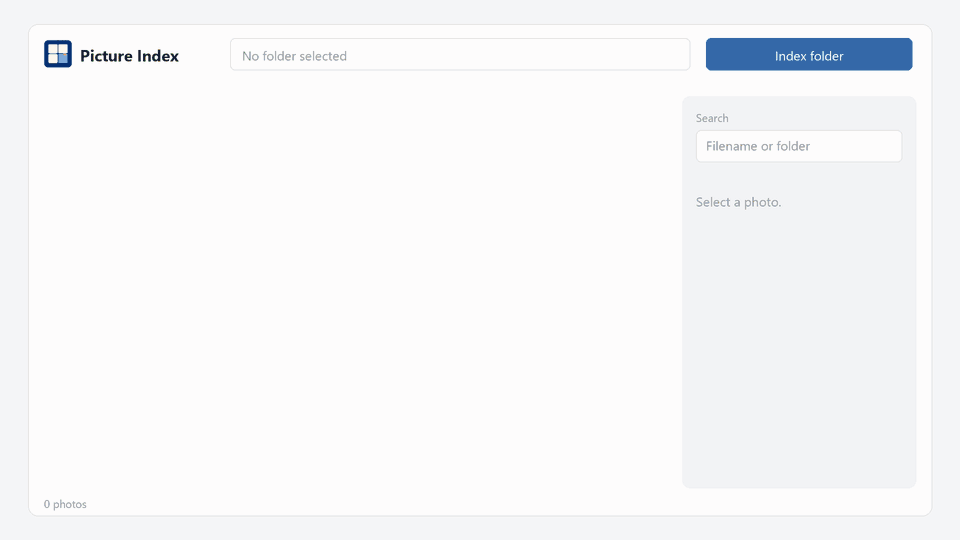
#> input picture docs/demo.gif, 960 x 540 px, given in place of logo.png, which was not available
$ python make_demo_gif.py
#> lines starting #> are read from the running program, lines starting #| are printed output that depends on the picture; pictures that were not available may be replaced by others from this repository, and a replacement may not be noted
"""Render the README demo of Picture Index indexing a folder and searching the grid."""

from __future__ import annotations

from pathlib import Path

from PIL import Image, ImageDraw, ImageFont

ROOT = Path(__file__).resolve().parent.parent
LOGO = ROOT / "web" / "logo.png"
OUT = ROOT / "docs" / "demo.gif"

W, H = 960, 540
SCALE = 2
BG = (247, 247, 248)
SURFACE = (255, 255, 255)
SIDE = (243, 244, 246)
BORDER = (226, 228, 232)
TEXT = (32, 33, 36)
MUTED = (138, 144, 153)
ACCENT = (53, 104, 168)
SELECTED = (234, 242, 252)
INK = (29, 63, 115)
CREAM = (245, 236, 214)
GOLD = (196, 154, 58)
BLUE = (126, 168, 214)

PHOTOS = [
    ("IMG_2041.jpg", "sky", False),
    ("garden.jpg", "garden", False),
    ("paint-bucket.jpg", "paint", True),
    ("sunset.jpg", "sunset", False),
    ("night.jpg", "night", False),
    ("beach.jpg", "beach", False),
    ("kitchen.jpg", "kitchen", False),
    ("street.jpg", "street", False),
]


def font(size: int, bold: bool = False) -> ImageFont.FreeTypeFont:
    name = "segoeuib.ttf" if bold else "segoeui.ttf"
    return ImageFont.truetype(f"C:/Windows/Fonts/{name}", size * SCALE)


def blend(color: tuple[int, int, int], amount: float) -> tuple[int, int, int]:
    return tuple(int(channel + (BG[i] - channel) * (1 - amount)) for i, channel in enumerate(color))


def rounded(draw: ImageDraw.ImageDraw, box: tuple[int, int, int, int], radius: int, fill) -> None:
    draw.rounded_rectangle(box, radius=radius * SCALE, fill=fill)


def scene(draw: ImageDraw.ImageDraw, kind: str, box: tuple[int, int, int, int]) -> None:
    x0, y0, x1, y1 = box
    w, h = x1 - x0, y1 - y0
    if kind == "sky":
        rounded(draw, box, 6, (142, 190, 220))
        draw.ellipse((x0 + w * 0.62, y0 + h * 0.16, x0 + w * 0.86, y0 + h * 0.42), fill=(255, 214, 120))
    elif kind == "garden":
        rounded(draw, box, 6, (186, 214, 168))
        draw.polygon(
            [(x0, y1), (x0 + w * 0.45, y0 + h * 0.42), (x0 + w, y1)],
            fill=(92, 140, 86),
        )
    elif kind == "paint":
        rounded(draw, box, 6, (232, 236, 242))
        gap = w * 0.08
        left = (x0 + gap, y0 + h * 0.28, x0 + w * 0.48, y0 + h * 0.86)
        right = (x0 + w * 0.52, y0 + h * 0.22, x1 - gap, y0 + h * 0.86)
        draw.rounded_rectangle(left, radius=8 * SCALE, fill=CREAM)
        draw.rounded_rectangle(right, radius=8 * SCALE, fill=BLUE)
        tab = (right[2] - w * 0.22, right[1] - h * 0.08, right[2] - w * 0.04, right[1] + h * 0.08)
        draw.rounded_rectangle(tab, radius=3 * SCALE, fill=GOLD)
    elif kind == "sunset":
        rounded(draw, box, 6, (242, 156, 92))
        draw.rectangle((x0, y0 + h * 0.62, x1, y1), fill=(120, 78, 92))
        draw.ellipse((x0 + w * 0.38, y0 + h * 0.28, x0 + w * 0.68, y0 + h * 0.62), fill=(255, 214, 140))
    elif kind == "night":
        rounded(draw, box, 6, (28, 42, 74))
        for px, py, r in ((0.25, 0.3, 2), (0.55, 0.22, 1.5), (0.72, 0.4, 1.4), (0.4, 0.48, 1.2)):
            draw.ellipse(
                (x0 + w * px, y0 + h * py, x0 + w * px + r * SCALE * 2, y0 + h * py + r * SCALE * 2),
                fill=(255, 244, 214),
            )
    elif kind == "beach":
        rounded(draw, box, 6, (244, 214, 168))
        draw.rectangle((x0, y0, x1, y0 + h * 0.46), fill=(120, 186, 214))
    elif kind == "kitchen":
        rounded(draw, box, 6, (214, 206, 196))
        draw.rounded_rectangle(
            (x0 + w * 0.18, y0 + h * 0.22, x0 + w * 0.82, y0 + h * 0.78),
            radius=4 * SCALE,
            fill=(255, 250, 245),
        )
    else:
        rounded(draw, box, 6, (168, 176, 186))
        draw.rectangle((x0, y0 + h * 0.55, x1, y1), fill=(90, 98, 108))
        draw.rectangle((x0 + w * 0.2, y0 + h * 0.28, x0 + w * 0.38, y1), fill=(70, 78, 88))


def frame(step: int, logo: Image.Image) -> Image.Image:
#> called with step = 0
    image = Image.new("RGB", (W * SCALE, H * SCALE), BG)
    draw = ImageDraw.Draw(image)
    title = font(16, True)
    body = font(13)
    small = font(11)
    tiny = font(10)

    win = (28 * SCALE, 24 * SCALE, (W - 28) * SCALE, (H - 24) * SCALE)
    rounded(draw, win, 10, SURFACE)
    draw.rounded_rectangle(win, radius=10 * SCALE, outline=BORDER, width=SCALE)

    logo_box = logo.resize((28 * SCALE, 28 * SCALE), Image.Resampling.LANCZOS)
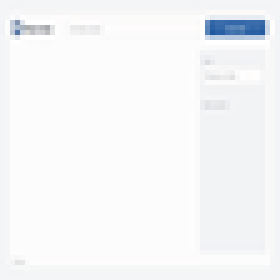
#> logo_box: PIL image 56x56 RGBA (shown 5 times larger); mean R, G, B, A 246.5, 246.9, 248.4, 255
    image.paste(logo_box, (44 * SCALE, 40 * SCALE), logo_box.convert("RGBA"))
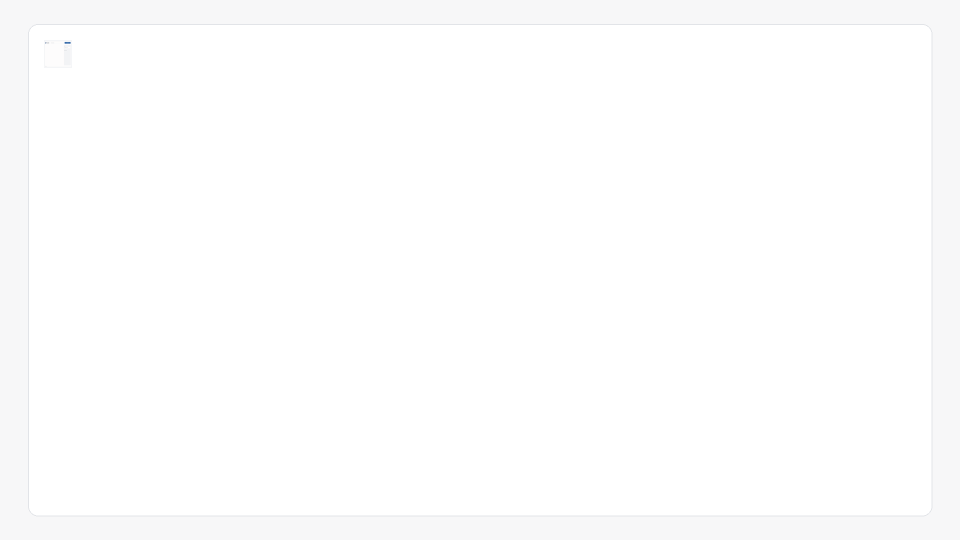
#> image: PIL image 1920x1080 RGB (shown at 1/2 size); mean R, G, B 253.7, 253.7, 253.9
    draw.text((80 * SCALE, 44 * SCALE), "Picture Index", font=title, fill=TEXT)

    path_box = (230 * SCALE, 38 * SCALE, 690 * SCALE, 70 * SCALE)
    rounded(draw, path_box, 5, (255, 255, 255))
    draw.rounded_rectangle(path_box, radius=5 * SCALE, outline=BORDER, width=SCALE)
    shown = "Pictures\\Phone"[: max(0, step - 2)]
    draw.text((242 * SCALE, 46 * SCALE), shown or "No folder selected", font=body, fill=TEXT if shown else MUTED)

    button = (706 * SCALE, 38 * SCALE, (W - 48) * SCALE, 70 * SCALE)
    pressed = 8 <= step < 11
    rounded(draw, button, 5, INK if pressed else ACCENT)
    label = "Index folder"
    lw = draw.textlength(label, font=body)
#> lw = 155.3
    draw.text((button[0] + (button[2] - button[0] - lw) / 2, 46 * SCALE), label, font=body, fill=(255, 255, 255))

    progress = min(1, max(0, (step - 8) / 10))
    if 8 <= step < 20:
        bar = (44 * SCALE, 82 * SCALE, (W - 48) * SCALE, 88 * SCALE)
        rounded(draw, bar, 2, BORDER)
        rounded(draw, (bar[0], bar[1], int(bar[0] + (bar[2] - bar[0]) * progress), bar[3]), 2, ACCENT)

    query = "paint"
    typed = query[: max(0, step - 28)]
    reveal = 0 if step < 36 else min(1, (step - 36) / 8)
    visible = []
    for name, kind, match in PHOTOS:
        if match or reveal < 1:
            visible.append((name, kind, match, 1 if match else 1 - reveal))
        elif match:
            visible.append((name, kind, match, 1))
    visible = [(n, k, m, a) for n, k, m, a in visible if a > 0.04]

    grid_left, grid_top = 44, 100
    card_w, card_h, gap = 148, 132, 12
    appear_from = 12
    for index, (name, kind, match) in enumerate(PHOTOS):
        born = appear_from + index * 2
        if step < born or (not match and reveal >= 1):
            continue
        col, row = (0, 0) if match and reveal > 0.85 else (index % 4, index // 4)
        pop = min(1, (step - born + 1) / 2)
        fade = 1 if match else max(0, 1 - reveal)
        x = (grid_left + col * (card_w + gap)) * SCALE
        y = (grid_top + row * (card_h + gap)) * SCALE
        cw, ch = int(card_w * SCALE * (0.92 + 0.08 * pop)), int(card_h * SCALE * (0.92 + 0.08 * pop))
        x += int((card_w * SCALE - cw) / 2)
        y += int((18 * SCALE) * (1 - pop))
        fill = blend(SELECTED if match and reveal > 0.2 else SURFACE, fade)
        outline = ACCENT if match and reveal > 0.4 else blend(BORDER, fade)
        draw.rounded_rectangle((x, y, x + cw, y + ch), radius=6 * SCALE, fill=fill, outline=outline, width=2 * SCALE if match and reveal > 0.4 else SCALE)
        pad = 8 * SCALE
        scene(draw, kind, (x + pad, y + pad, x + cw - pad, y + int(ch * 0.68)))
        draw.text((x + pad, y + int(ch * 0.74)), name, font=tiny, fill=blend(TEXT, fade))

    side = ((W - 28 - 250) * SCALE, 96 * SCALE, (W - 44) * SCALE, (H - 52) * SCALE)
    rounded(draw, side, 8, SIDE)
    draw.text((side[0] + 14 * SCALE, side[1] + 14 * SCALE), "Search", font=small, fill=MUTED)
    search = (side[0] + 14 * SCALE, side[1] + 34 * SCALE, side[2] - 14 * SCALE, side[1] + 66 * SCALE)
    rounded(draw, search, 5, SURFACE)
    draw.rounded_rectangle(search, radius=5 * SCALE, outline=ACCENT if typed else BORDER, width=SCALE)
    caret = "|" if typed and step % 4 < 2 else ""
    draw.text((search[0] + 10 * SCALE, search[1] + 6 * SCALE), (typed or "Filename or folder") + caret, font=body, fill=TEXT if typed else MUTED)

    if reveal > 0.35:
        preview = (side[0] + 14 * SCALE, side[1] + 86 * SCALE, side[2] - 14 * SCALE, side[1] + 210 * SCALE)
        scene(draw, "paint", preview)
        draw.text((side[0] + 14 * SCALE, side[1] + 222 * SCALE), "paint-bucket.jpg", font=font(13, True), fill=TEXT)
        draw.text((side[0] + 14 * SCALE, side[1] + 246 * SCALE), "Taken  2024-05-01", font=small, fill=MUTED)
        draw.text((side[0] + 14 * SCALE, side[1] + 266 * SCALE), "Folder  Pictures\\Phone", font=small, fill=MUTED)
    else:
        draw.text((side[0] + 14 * SCALE, side[1] + 96 * SCALE), "Select a photo.", font=body, fill=MUTED)

    count = "1 photo" if reveal > 0.8 else f"{min(8, max(0, (step - appear_from) // 2 + 1))} photos" if step >= appear_from else "0 photos"
    draw.text((44 * SCALE, (H - 44) * SCALE), count, font=small, fill=MUTED)
    return image.resize((W, H), Image.Resampling.LANCZOS)


def main() -> None:
    logo = Image.open(LOGO).convert("RGBA")
    frames = [frame(step, logo) for step in range(56)]
#> in frame (call 25), `return image.resize((W, H), Image.Resampling.LANCZOS)`:
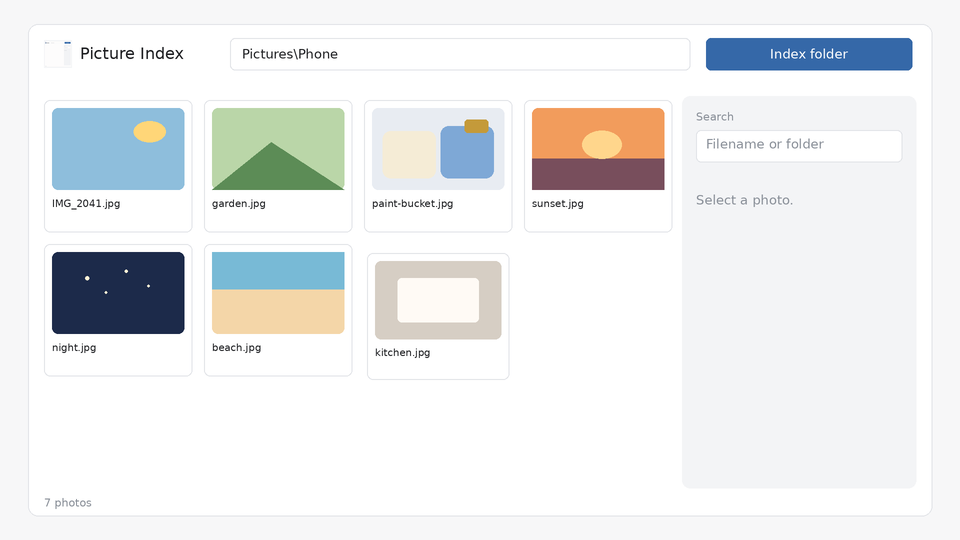
#> returned value: PIL image 960x540 RGB; mean R, G, B 234.8, 236.6, 237.1
#> in frame (call 27), `return image.resize((W, H), Image.Resampling.LANCZOS)`:
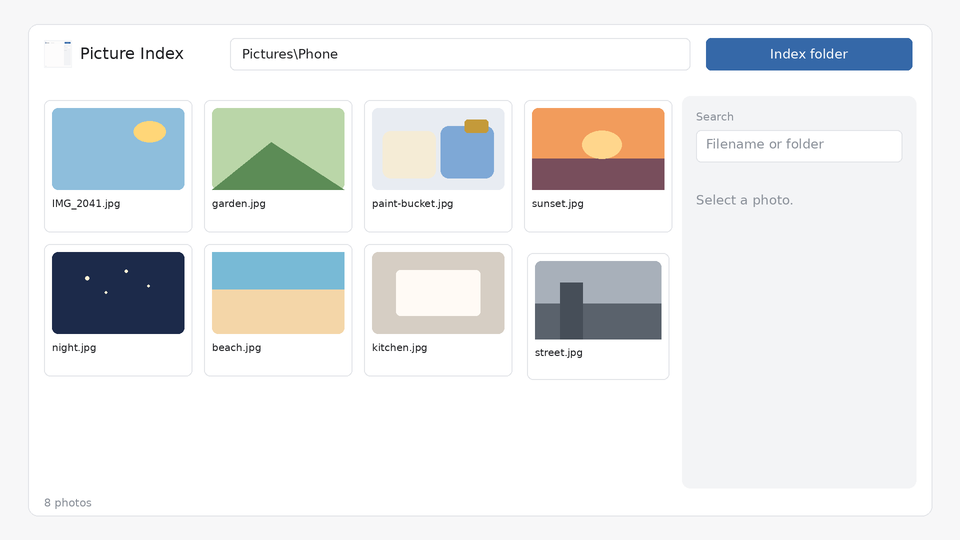
#> returned value: PIL image 960x540 RGB; mean R, G, B 232.2, 234.1, 234.8
#> the loop in frame (call 39), `for index, (name, kind, match) in enumerate(PHOTOS):` made 8 passes
#> outline on passes 1 to 8: (231, 232, 236), (231, 232, 236), (226, 228, 232), (231, 232, 236), (231, 232, 236), (231, 232, 236), (231, 232, 236), (231, 232, 236)
#> in frame (call 39), `return image.resize((W, H), Image.Resampling.LANCZOS)`:
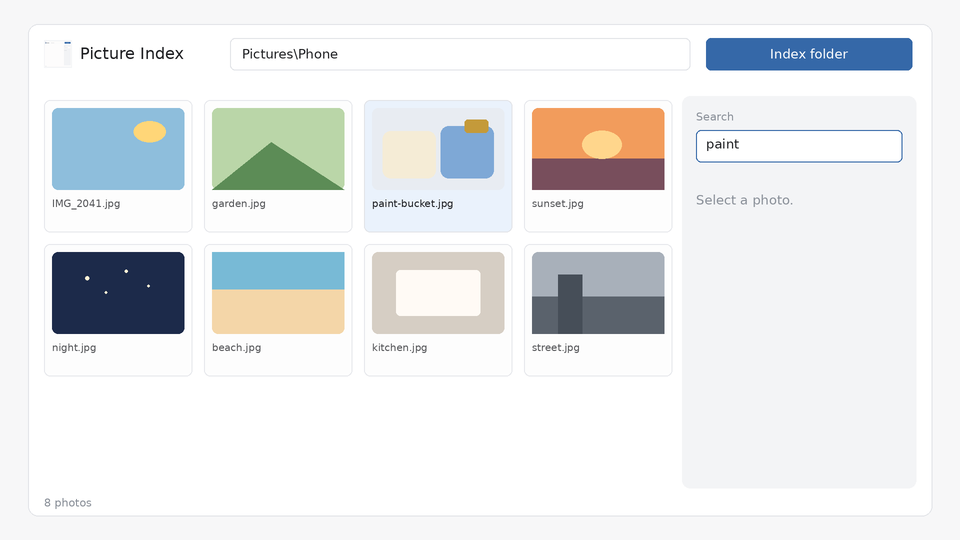
#> returned value: PIL image 960x540 RGB; mean R, G, B 231.5, 233.5, 234.5
#> the loop in frame (call 40), `for index, (name, kind, match) in enumerate(PHOTOS):` made 8 passes
#> outline on passes 1 to 8: (233, 235, 238), (233, 235, 238), (226, 228, 232), (233, 235, 238), (233, 235, 238), (233, 235, 238), (233, 235, 238), (233, 235, 238)
#> in frame (call 40), `return image.resize((W, H), Image.Resampling.LANCZOS)`:
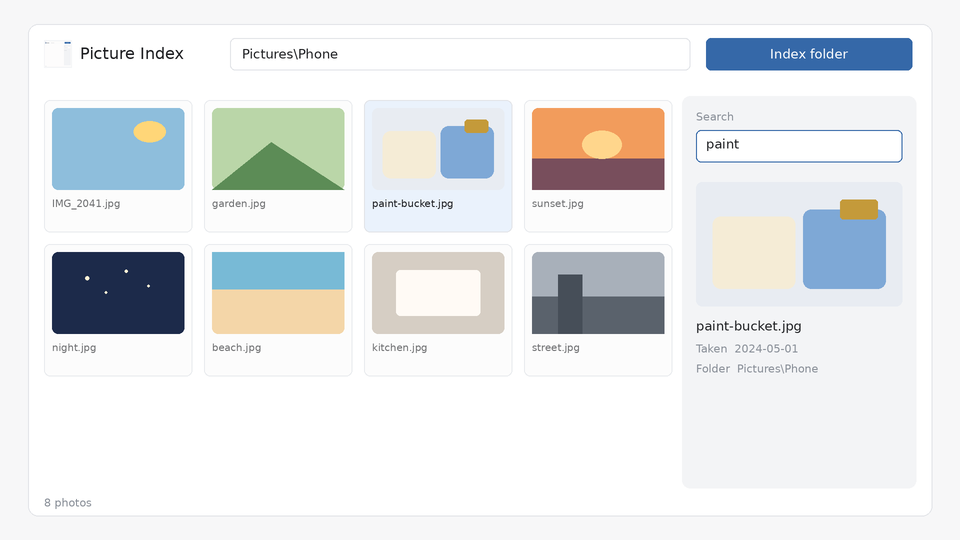
#> returned value: PIL image 960x540 RGB; mean R, G, B 229.6, 232, 233.1
#> frames = 56 items
    palette = frames[40].quantize(colors=96, method=Image.Quantize.MEDIANCUT)
    quantized = [item.quantize(palette=palette, dither=Image.Dither.NONE) for item in frames]
#> quantized = 56 items
    OUT.parent.mkdir(parents=True, exist_ok=True)
    quantized[0].save(
        OUT,
        save_all=True,
        append_images=quantized[1:],
        duration=90,
        loop=0,
        optimize=True,
        disposal=2,
    )
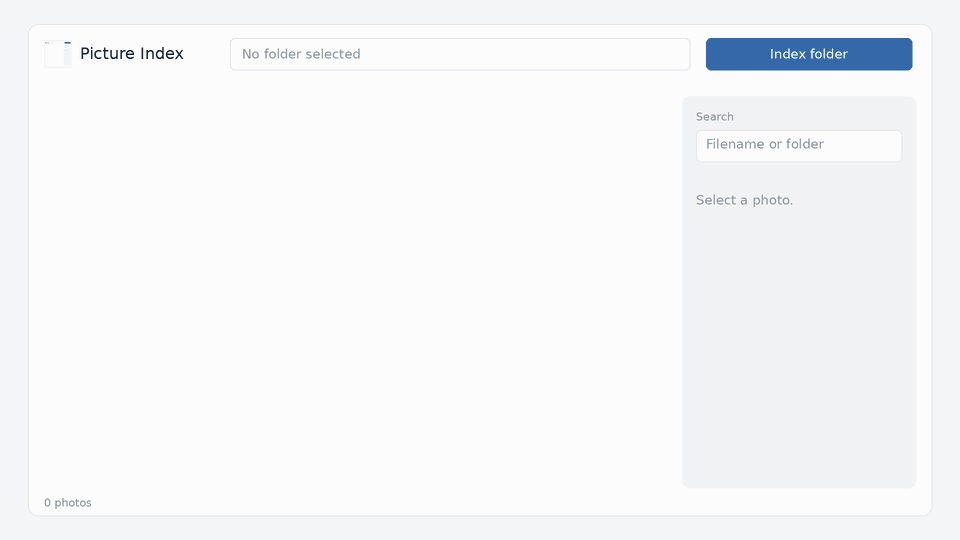
#> saved as demo.gif: PIL image 960x540 P; mean R, G, B 246.5, 247, 248.4
    print(OUT, OUT.stat().st_size)


if __name__ == "__main__":
    main()
